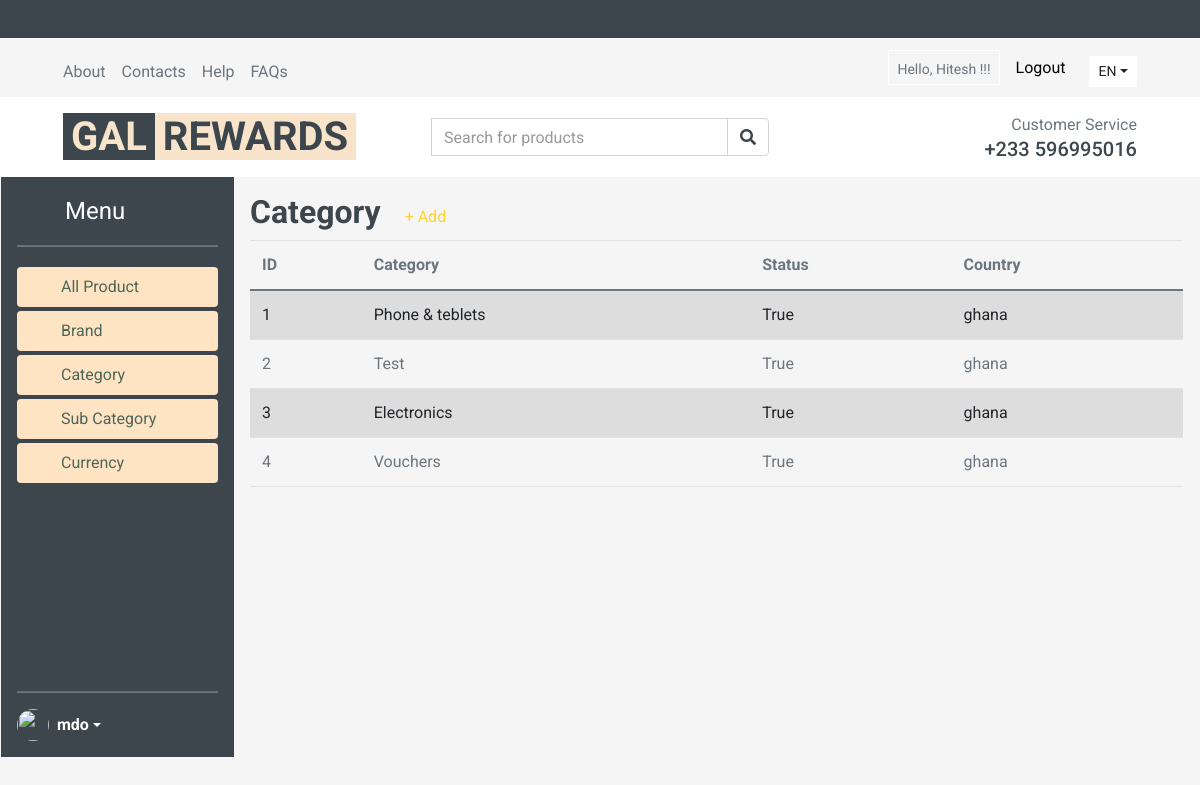
Before: /adminCategory/ (signed in) with the older database file.
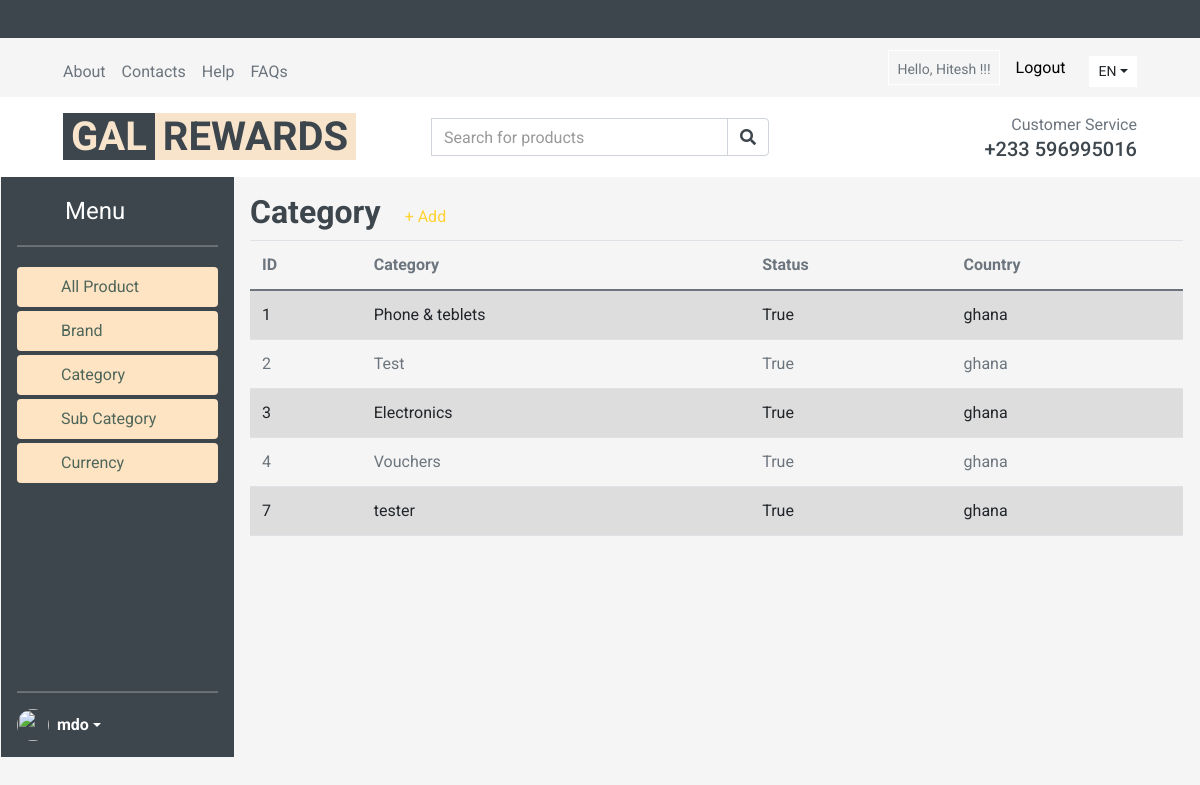
After: the same page with the newer database file.
### Product/models.py (models this page shows, shortened)
class category(models.Model):
    category = models.CharField(max_length=30, unique=True)
    status = models.BooleanField(default=True)
    country = models.CharField(max_length=15,choices=COUNTRY_CHOOSE,default='ghana')

### my/views.py (the view)
# urls.py: path('adminCategory/',views.adminCategory,name="adminCategory"),
def adminCategory(request):
    allcat = category.objects.all()
    data={
        'allcat': allcat,
    }
    return render(request,'adminPanel/adminCategory.html',data)

### templates/adminPanel/adminCategory.html
{% include "adminPanel/adminHeader.html"%}
{% if user.is_authenticated %}
<div class="d-flex flex-column flex-shrink-0 p-3 col-md">
    <div class="d-flex align-items-center">
        <div class="d-inline-block">
        <h2 class="">Category</h2>
        </div>
        <div class="col-5 pl-4">
        <a href="{% url 'addCategory'%}">+ Add</a>
        </div>
    </div>
    <table class="table table-striped">
        <thead>
            <tr>
                <th scope="col">ID</th>
                <th scope="col">Category</th>
                <th scope="col">Status</th>
                <th scope="col">Country</th>
            </tr>
        </thead>
        <tbody>
           {% for n in allcat%}
            <tr>
                <td>{{n.id}}</td>
                <td>{{n.category}}</td>
                <td>{{n.status}}</td>
                <td>{{n.country}}</td>
            </tr>
            {%endfor%}
        </tbody>
    </table>
  </div>
{%endif%}
{% include "adminPanel/adminFooter.html" %}

Changed rows visible on the page:
added category: id "7", category "tester", status "True", country "ghana"
